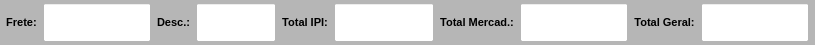
     <widget class="QWidget" name="widget_Cor4" native="true">
      <property name="minimumSize">
       <size>
        <width>0</width>
        <height>0</height>
       </size>
      </property>
      <property name="maximumSize">
       <size>
        <width>16777215</width>
        <height>45</height>
       </size>
      </property>
      <property name="font">
       <font>
        <pointsize>8</pointsize>
       </font>
      </property>
      <property name="styleSheet">
       <string notr="true">background-color: rgb(182, 182, 182);</string>
      </property>
      <layout class="QHBoxLayout" name="horizontalLayout_6">
       <property name="leftMargin">
        <number>0</number>
       </property>
       <property name="topMargin">
        <number>0</number>
       </property>
       <property name="rightMargin">
        <number>0</number>
       </property>
       <property name="bottomMargin">
        <number>0</number>
       </property>
       <item>
        <widget class="QWidget" name="widget_25" native="true">
         <property name="font">
          <font>
           <pointsize>8</pointsize>
          </font>
         </property>
         <layout class="QHBoxLayout" name="horizontalLayout_19">
          <property name="leftMargin">
           <number>6</number>
          </property>
          <property name="topMargin">
           <number>3</number>
          </property>
          <property name="rightMargin">
           <number>6</number>
          </property>
          <property name="bottomMargin">
           <number>3</number>
          </property>
          <item>
           <widget class="QLabel" name="label_43">
            <property name="minimumSize">
             <size>
              <width>0</width>
              <height>0</height>
             </size>
            </property>
            <property name="maximumSize">
             <size>
              <width>50</width>
              <height>16777215</height>
             </size>
            </property>
            <property name="font">
             <font>
              <pointsize>8</pointsize>
              <weight>75</weight>
              <bold>true</bold>
             </font>
            </property>
            <property name="text">
             <string>Frete:</string>
            </property>
            <property name="alignment">
             <set>Qt::AlignCenter</set>
            </property>
           </widget>
          </item>
          <item>
           <widget class="QLineEdit" name="line_Frete">
            <property name="sizePolicy">
             <sizepolicy hsizetype="Preferred" vsizetype="Preferred">
              <horstretch>0</horstretch>
              <verstretch>0</verstretch>
             </sizepolicy>
            </property>
            <property name="minimumSize">
             <size>
              <width>0</width>
              <height>0</height>
             </size>
            </property>
            <property name="maximumSize">
             <size>
              <width>16777215</width>
              <height>16777215</height>
             </size>
            </property>
            <property name="font">
             <font>
              <pointsize>8</pointsize>
              <weight>50</weight>
              <bold>false</bold>
             </font>
            </property>
            <property name="styleSheet">
             <string notr="true">background-color: rgb(255, 255, 255);</string>
            </property>
            <property name="alignment">
             <set>Qt::AlignCenter</set>
            </property>
           </widget>
          </item>
          <item>
           <widget class="QLabel" name="label_45">
            <property name="minimumSize">
             <size>
              <width>0</width>
              <height>0</height>
             </size>
            </property>
            <property name="maximumSize">
             <size>
              <width>16777215</width>
              <height>16777215</height>
             </size>
            </property>
            <property name="font">
             <font>
              <pointsize>8</pointsize>
              <weight>75</weight>
              <bold>true</bold>
             </font>
            </property>
            <property name="text">
             <string>Desc.:</string>
            </property>
            <property name="alignment">
             <set>Qt::AlignCenter</set>
            </property>
           </widget>
          </item>
          <item>
           <widget class="QLineEdit" name="line_Desconto">
            <property name="sizePolicy">
             <sizepolicy hsizetype="Preferred" vsizetype="Preferred">
              <horstretch>0</horstretch>
              <verstretch>0</verstretch>
             </sizepolicy>
            </property>
            <property name="minimumSize">
             <size>
              <width>0</width>
              <height>0</height>
             </size>
            </property>
            <property name="maximumSize">
             <size>
              <width>80</width>
              <height>16777215</height>
             </size>
            </property>
            <property name="font">
             <font>
              <pointsize>8</pointsize>
              <weight>50</weight>
              <bold>false</bold>
             </font>
            </property>
            <property name="styleSheet">
             <string notr="true">background-color: rgb(255, 255, 255);</string>
            </property>
            <property name="alignment">
             <set>Qt::AlignCenter</set>
            </property>
           </widget>
          </item>
          <item>
           <widget class="QLabel" name="label_46">
            <property name="minimumSize">
             <size>
              <width>0</width>
              <height>0</height>
             </size>
            </property>
            <property name="maximumSize">
             <size>
              <width>16777215</width>
              <height>16777215</height>
             </size>
            </property>
            <property name="font">
             <font>
              <pointsize>8</pointsize>
              <weight>75</weight>
              <bold>true</bold>
             </font>
            </property>
            <property name="text">
             <string>Total IPI:</string>
            </property>
            <property name="alignment">
             <set>Qt::AlignCenter</set>
            </property>
           </widget>
          </item>
          <item>
           <widget class="QLineEdit" name="line_Total_Ipi">
            <property name="sizePolicy">
             <sizepolicy hsizetype="Preferred" vsizetype="Preferred">
              <horstretch>0</horstretch>
              <verstretch>0</verstretch>
             </sizepolicy>
            </property>
            <property name="minimumSize">
             <size>
              <width>0</width>
              <height>0</height>
             </size>
            </property>
            <property name="maximumSize">
             <size>
              <width>100</width>
              <height>16777215</height>
             </size>
            </property>
            <property name="font">
             <font>
              <pointsize>8</pointsize>
             </font>
            </property>
            <property name="styleSheet">
             <string notr="true">background-color: rgb(255, 255, 255);</string>
            </property>
            <property name="alignment">
             <set>Qt::AlignCenter</set>
            </property>
           </widget>
          </item>
          <item>
           <widget class="QLabel" name="label_48">
            <property name="minimumSize">
             <size>
              <width>0</width>
              <height>0</height>
             </size>
            </property>
            <property name="maximumSize">
             <size>
              <width>16777215</width>
              <height>16777215</height>
             </size>
            </property>
            <property name="font">
             <font>
              <pointsize>8</pointsize>
              <weight>75</weight>
              <bold>true</bold>
             </font>
            </property>
            <property name="text">
             <string>Total Mercad.:</string>
            </property>
            <property name="alignment">
             <set>Qt::AlignCenter</set>
            </property>
           </widget>
          </item>
          <item>
           <widget class="QLineEdit" name="line_Total_Merc">
            <property name="sizePolicy">
             <sizepolicy hsizetype="Preferred" vsizetype="Preferred">
              <horstretch>0</horstretch>
              <verstretch>0</verstretch>
             </sizepolicy>
            </property>
            <property name="minimumSize">
             <size>
              <width>0</width>
              <height>0</height>
             </size>
            </property>
            <property name="maximumSize">
             <size>
              <width>110</width>
              <height>16777215</height>
             </size>
            </property>
            <property name="font">
             <font>
              <pointsize>8</pointsize>
             </font>
            </property>
            <property name="styleSheet">
             <string notr="true">background-color: rgb(255, 255, 255);</string>
            </property>
            <property name="alignment">
             <set>Qt::AlignCenter</set>
            </property>
           </widget>
          </item>
          <item>
           <widget class="QLabel" name="label_50">
            <property name="minimumSize">
             <size>
              <width>0</width>
              <height>0</height>
             </size>
            </property>
            <property name="maximumSize">
             <size>
              <width>16777215</width>
              <height>16777215</height>
             </size>
            </property>
            <property name="font">
             <font>
              <pointsize>8</pointsize>
              <weight>75</weight>
              <bold>true</bold>
             </font>
            </property>
            <property name="text">
             <string>Total Geral:</string>
            </property>
            <property name="alignment">
             <set>Qt::AlignCenter</set>
            </property>
           </widget>
          </item>
          <item>
           <widget class="QLineEdit" name="line_Total_Geral">
            <property name="sizePolicy">
             <sizepolicy hsizetype="Preferred" vsizetype="Preferred">
              <horstretch>0</horstretch>
              <verstretch>0</verstretch>
             </sizepolicy>
            </property>
            <property name="minimumSize">
             <size>
              <width>0</width>
              <height>0</height>
             </size>
            </property>
            <property name="maximumSize">
             <size>
              <width>16777215</width>
              <height>16777215</height>
             </size>
            </property>
            <property name="font">
             <font>
              <pointsize>8</pointsize>
             </font>
            </property>
            <property name="styleSheet">
             <string notr="true">background-color: rgb(255, 255, 255);</string>
            </property>
            <property name="alignment">
             <set>Qt::AlignCenter</set>
            </property>
           </widget>
          </item>
         </layout>
        </widget>
       </item>
      </layout>
     </widget>
